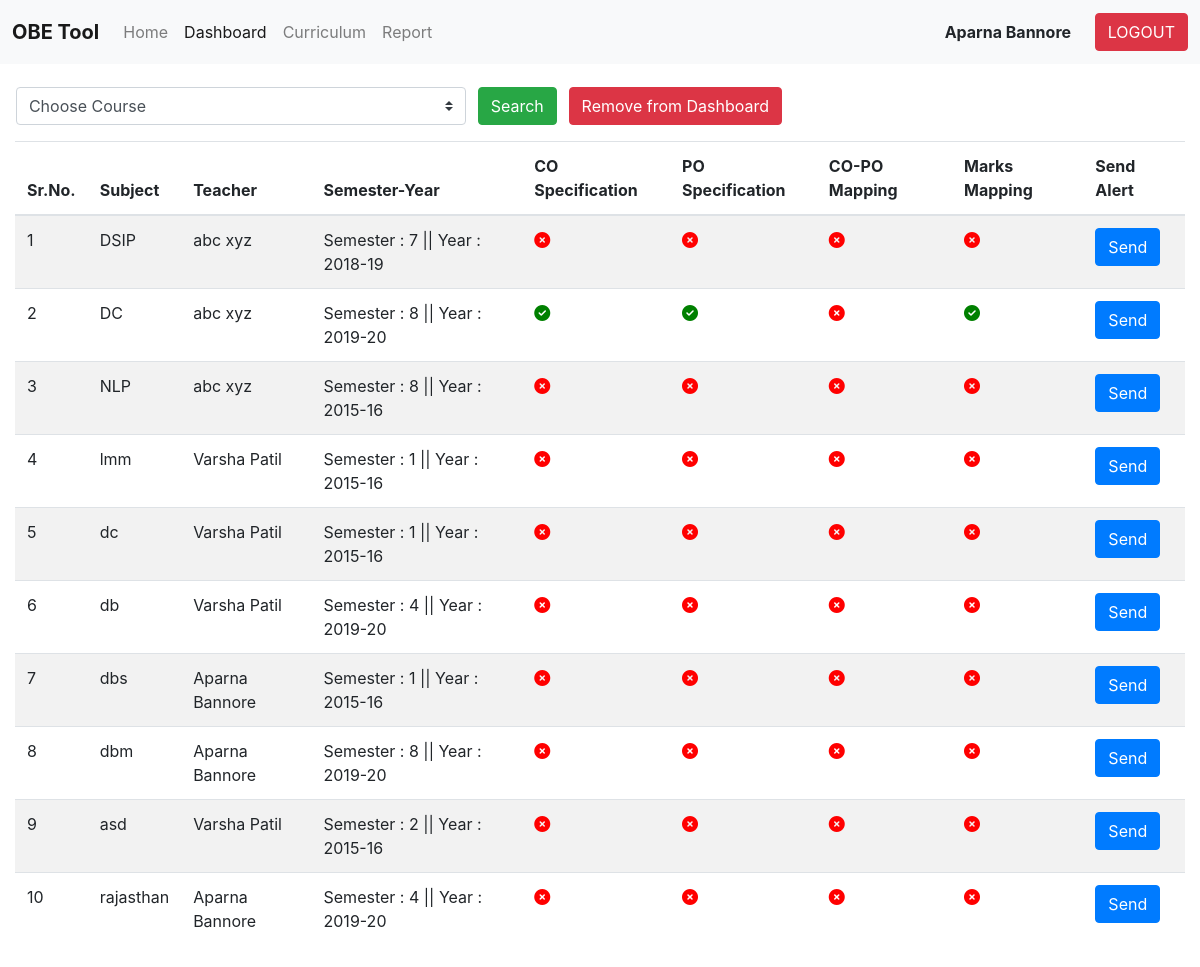
The app's page /dash.php (signed in) with its own data.
### tables this page shows
CREATE TABLE `dash_data` (
  `t_id` text NOT NULL,
  `f_name` text NOT NULL,
  `s_name` text NOT NULL,
  `sub` text NOT NULL,
  `sem` text NOT NULL,
  `year` text NOT NULL,
  `branch` text NOT NULL,
  `co_spec` int(11) NOT NULL,
  `po_spec` int(11) NOT NULL,
  `co_po_map` int(11) NOT NULL,
  `marks_map` int(11) NOT NULL
);

### dash.php (the view, shortened to what this page needs)
<!DOCTYPE html>
<?php
$desgn=$_SESSION["desgn"];
$branch=$_SESSION["branch"];
$id = $_SESSION['user_id'];
$host="localhost";
$user="root";
$pass="";
$db="college_project";
$conn=new mysqli($host,$user,$pass,$db);
?>
<html lang="en">
<head>
    <link rel="stylesheet" href="https://stackpath.bootstrapcdn.com/bootstrap/4.3.1/css/bootstrap.min.css">
</head>
<body>
    <nav class="navbar navbar-expand-lg navbar-light bg-light" style="padding: 1%">
        <a class="navbar-brand" href="index.php" style="font-weight:bold">OBE Tool</a>
        <div class="collapse navbar-collapse" id="navbarText">
          <ul class="navbar-nav mr-auto">
            <li class="nav-item">
              <a class="nav-link" href="index.php">Home <span class="sr-only">(current)</span></a>
            </li>
            <li class="nav-item active">
              <a class="nav-link" href="dash.php">Dashboard</a>
            </li>
            <li class="nav-item">
            <?php
                        if ($_SESSION['desgn']==3){
                        echo '<a href="SPEC_CO.php" class="nav-link">Curriculum</a> ';
                        }
                        elseif($_SESSION['desgn']==1 or $_SESSION['desgn']==2 ){
                          echo'<a href="set_curr.php" class="nav-link">Curriculum</a> ';
                        }
                        ?>
            </li>
            <li class="nav-item">
                <a class="nav-link" href="report.php">Report</a>
              </li>
          </ul>
          <?php
          if(session_status() == PHP_SESSION_NONE){
            echo '<button class="btn btn-light" data-toggle="modal" data-target="#Modal2" style="margin-right: 1%;">
            <strong>SIGN UP</strong> <i class="fas fa-user-plus"></i>
            </button>';
          echo '<button class="btn btn-light" data-toggle="modal" data-target="#Modal" style="margin-right: 1%;">
                <strong>LOGIN</strong> <i class="fas fa-sign-in-alt"></i>
                </button>';
         }
          else {
          echo '<a href="profile.php" class="btn btn-light" style="margin-right: 1%;">
          <strong>'.$_SESSION["f_name"].' '.$_SESSION["s_name"].'</strong></a>';
          echo '<form method="post"><button type="submit" class="btn btn-danger" name="can_cred">LOGOUT</button></form>';
          }
          ?>
        </div>
      </nav>
      <div class="container-fluid">
        <form class="needs-validation" method="post" action="" novalidate>
            <div class="form-row" style="margin-top: 2%">
            <div class="form-group" style="margin-left: 0.5%;margin-right:1%">
                <select name="course" class="form-control custom-select" required>
                  <option value="" disabled selected>Choose Course</option>
                </select>
              </div>
              <div class="form-group" style="margin-right: 1%">
              <button class="btn btn-success" name="search">Search</button>
              </div>
              <div class="form-group">
              <button class="btn btn-danger" name="remove">Remove from Dashboard</button>
              </div>
              </div>
         </form>
        <div class="row" >
          <div class='col-12' style="height:60vh; overflow-y: scroll;">
          <table class="table table-striped">
            <thead style="background-color:white;position: sticky; top: 0;">
              <tr>
                <th scope="col">Sr.No.</th>
                <th scope="col">Subject</th>
                <th scope="col"<?if($desgn==3){echo'style="display: none"';}?>>Teacher</th>
                <th scope="col">Semester-Year</th>
                <th scope="col">CO Specification</th>
                <th scope="col">PO Specification</th>
                <th scope="col">CO-PO Mapping</th>
                <th scope="col">Marks Mapping</th>
                <?php
                if($desgn==2){
                  echo '<th scope="col">Send Alert</th>';
                }
                ?>
              </tr>
            </thead>
            <?php
            if($desgn==3){
              $q_disp="SELECT * FROM `dash_data` WHERE t_id='$id'";
            }
            else if($desgn==2){
              $q_disp="SELECT * FROM `dash_data` WHERE branch='$branch'";
            }
                  $result_display = mysqli_query($conn,$q_disp) or die("ERROR".mysqli_error($conn));
                  $no=1;
                  while ( $row_display = mysqli_fetch_array($result_display) )
                    {
                    ?>
                    <tr>
                    <td><?echo $no; ?></td>
                    <td><?echo $row_display['sub']; ?></td>
                    <td <?if($desgn==3){echo'style="display: none"';}?>><?echo $row_display['f_name']." ".$row_display['s_name']; ?></td>
                    <td><?echo "Semester : ".$row_display['sem']." || Year : ".$row_display['year']; ?></td>
                    <td><?php
                    if($row_display['co_spec']==1){echo '<i class="fas fa-check-circle"></i>';}
                    else{echo '<i class="fas fa-times-circle"></i>';}
                      ?>
                    </td>
                    <td><?php
                    if($row_display['po_spec']==1){echo '<i class="fas fa-check-circle"></i>';}
                    else{echo '<i class="fas fa-times-circle"></i>';}
                      ?>
                    </td>
                    <td><?php
                    if($row_display['co_po_map']==1){echo '<i class="fas fa-check-circle"></i>';}
                    else{echo '<i class="fas fa-times-circle"></i>';}
                      ?>
                    </td>
                    <td><?php
                    if($row_display['marks_map']==1){echo '<i class="fas fa-check-circle"></i>';}
                    else{echo '<i class="fas fa-times-circle"></i>';}
                      ?>
                    </td>
                    <?php
                if($desgn==2){?>
                  <td scope="col">
                  <button type="button" class="btn btn-primary" onclick="setEventId('<?php echo $row_display['t_id'] ?>',
                                                                                    '<?php echo $row_display['sub'] ?>',
                                                                                    '<?php echo 'Semester : '.$row_display['sem'].' || Year : '.$row_display['year']; ?>',
                                                                                    '<?echo $row_display['f_name'].' '.$row_display['s_name']; ?>',
                                                                                    '<?echo $branch; ?>')"
                  data-toggle="modal" data-target="#alert_modal" name="alert">Send</button>
                  </td>
                <?}?>
                  </tr>
                  <?php
                  $no = $no +1;
                  }?>
          </table>
        </div>
    </div>
  </div>
</body>
</html>

### dash.php (style rules this page uses)
.fa-times-circle { color: red; }
.fa-check-circle { color: green; }

### records on screen
dash_data: sub "DSIP", f_name "abc", s_name "xyz", sem "7", year "2018-19", co_spec 0 (drawn), po_spec 0 (drawn), co_po_map 0 (drawn), marks_map 0 (drawn)
dash_data: sub "DC", f_name "abc", s_name "xyz", sem "8", year "2019-20", co_spec 1 (drawn), po_spec 1 (drawn), co_po_map 0 (drawn), marks_map 1 (drawn)
dash_data: sub "NLP", f_name "abc", s_name "xyz", sem "8", year "2015-16", co_spec 0 (drawn), po_spec 0 (drawn), co_po_map 0 (drawn), marks_map 0 (drawn)
dash_data: sub "lmm", f_name "Varsha", s_name "Patil", sem "1", year "2015-16", co_spec 0 (drawn), po_spec 0 (drawn), co_po_map 0 (drawn), marks_map 0 (drawn)
dash_data: sub "dc", f_name "Varsha", s_name "Patil", sem "1", year "2015-16", co_spec 0 (drawn), po_spec 0 (drawn), co_po_map 0 (drawn), marks_map 0 (drawn)
dash_data: sub "db", f_name "Varsha", s_name "Patil", sem "4", year "2019-20", co_spec 0 (drawn), po_spec 0 (drawn), co_po_map 0 (drawn), marks_map 0 (drawn)
dash_data: sub "dbs", f_name "Aparna", s_name "Bannore", sem "1", year "2015-16", co_spec 0 (drawn), po_spec 0 (drawn), co_po_map 0 (drawn), marks_map 0 (drawn)
dash_data: sub "dbm", f_name "Aparna", s_name "Bannore", sem "8", year "2019-20", co_spec 0 (drawn), po_spec 0 (drawn), co_po_map 0 (drawn), marks_map 0 (drawn)
dash_data: sub "asd", f_name "Varsha", s_name "Patil", sem "2", year "2015-16", co_spec 0 (drawn), po_spec 0 (drawn), co_po_map 0 (drawn), marks_map 0 (drawn)
dash_data: sub "rajasthan", f_name "Aparna", s_name "Bannore", sem "4", year "2019-20", co_spec 0 (drawn), po_spec 0 (drawn), co_po_map 0 (drawn), marks_map 0 (drawn)

### other values on screen
$_SESSION["f_name"] "Aparna"
$_SESSION["s_name"] "Bannore"
